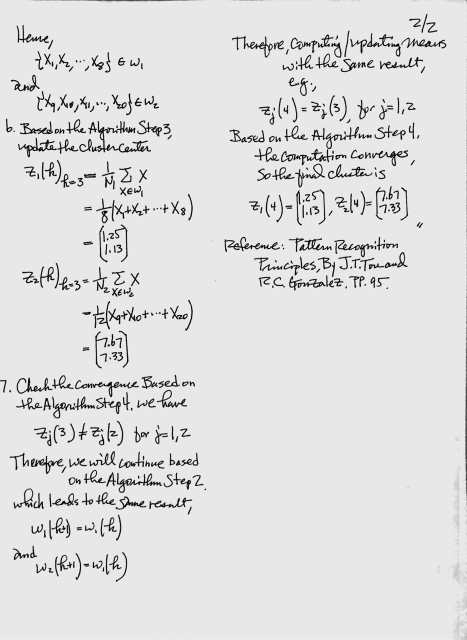
//> input picture deep-learning-2020S/20-2021S-9b-#2018S-109-Kmean-example2.jpg, 933 x 1280 px, given in place of the camera (shown at 1/2 size)
$ ./9-2019S-localization_contours_2019   (built with g++ and OpenCV 4)
//> lines starting //> are read from the running program, lines starting //| are printed output that depends on the picture; after the words box and inside, x2 and y2 are one past the last pixel; in counts of white or black regions, pixels touching at a corner belong together
/*-----------------------------------------------------*
 * Program: contours_2019.cpp;           *
 * Date:    March. 2019;                                *
 * Purpose: Hand wriiten digits localization                  *
 * This program is based on and inspired from
 *  the professor's HL's class repository   *
 *-----------------------------------------------------*/

#include <iostream>
#include <fstream>
#include <string>
#include <unistd.h>
#include <math.h>
#include "opencv2/opencv_modules.hpp"
#include "opencv2/highgui/highgui.hpp"
#include "opencv2/imgproc.hpp"

using namespace std;
using namespace cv;

RNG rng(2345);
int main( int, char** argv )
{
  VideoCapture cap(0);

  while(1)
  {


  Mat frame, frame_gray, frame_blur;
	Mat frame_down, frame_tmp, frame_canny;

  cap >> frame;
//> frame is the input picture: 1280 rows x 933 cols, CV_8UC3; min 0, max 255, mean 222.1
	//frame = imread( argv[1], IMREAD_COLOR);

	if (!frame.data)
	{
	printf("No image data \n");
	return -1;
	}
  namedWindow("Display original Image", WINDOW_NORMAL);
  imshow("Display original Image", frame);
  frame_tmp = frame;

	pyrDown( frame_tmp, frame_down, Size( frame_tmp.cols/2, frame_tmp.rows/2 ) );//  to 1/4
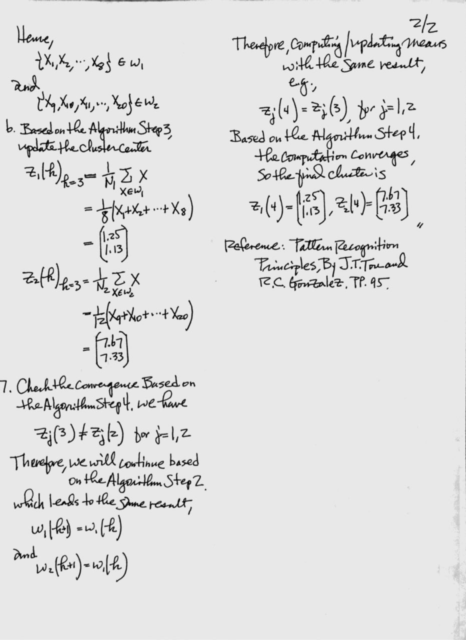
//> frame_down: 640 rows x 466 cols, CV_8UC3; min 7, max 235, mean 222.2

	GaussianBlur( frame_down, frame_blur, Size( 5, 5 ), 10.0, 10.0 );
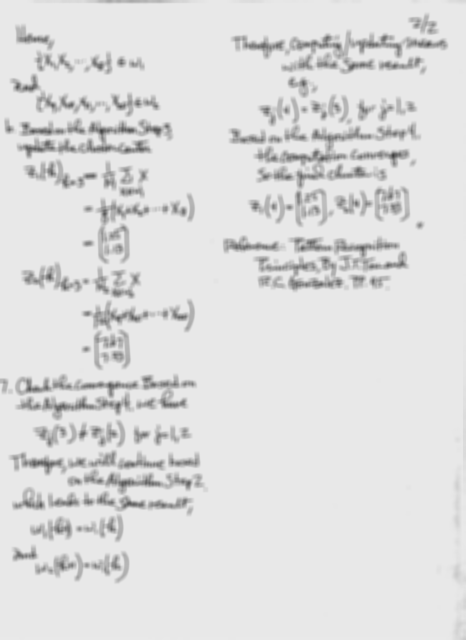
//> frame_blur: 640 rows x 466 cols, CV_8UC3; min 62, max 233, mean 222.2

	Mat frame_binary, frame_blur_gray;
	cvtColor(frame_blur, frame_blur_gray, cv::COLOR_BGR2GRAY);

  cv::Scalar mean,stddev; //0:1st channel, 1:2nd channel and 2:3rd channel
  meanStdDev(frame_blur_gray,mean,stddev,cv::Mat());
//> mean = Scalar(222.2); stddev = Scalar(22.94)

  threshold( frame_blur_gray, frame_binary, mean.val[0] - 0.5*stddev.val[0], 255, 0 );
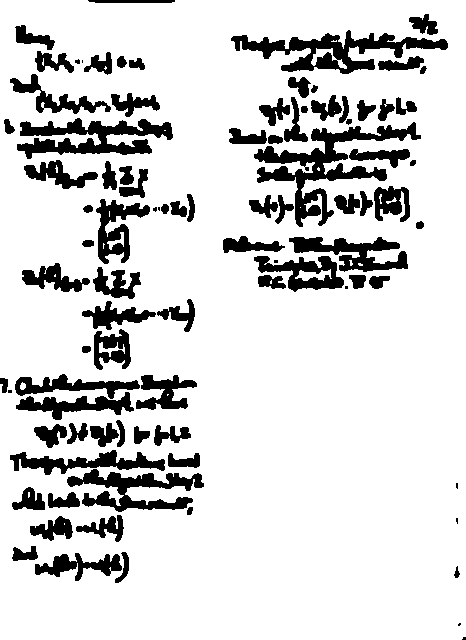
//> frame_binary: 640 rows x 466 cols, CV_8UC1; 84.2% white; 91 black regions (11 under 20 px)

	vector<vector<Point> > contours_TREE, contours_CCOMP ;
	vector<Vec4i> hierarchy_TREE, hierarchy_CCOMP;

	findContours( frame_binary, contours_TREE, hierarchy_TREE,
                RETR_TREE, CHAIN_APPROX_SIMPLE, Point(0, 0) );
//> contours_TREE = 114 contours, 27 with area under 20; largest, box (x1, y1, x2, y2) and area: (0, 0, 466, 640) 296771, (253, 121, 422, 228) 4973, (230, 29, 449, 75) 4116, (16, 117, 174, 160) 3542, (66, 468, 205, 513) 2841

	findContours( frame_binary, contours_CCOMP, hierarchy_CCOMP,
                  RETR_CCOMP, CHAIN_APPROX_SIMPLE, Point(0, 0) );
//> contours_CCOMP has the same summary as contours_TREE

	Mat drawing_TREE = Mat::zeros( frame_binary.size(), CV_8UC3 );
    vector<Rect> boundRect( contours_TREE.size() );
    for( size_t i = 0; i < contours_TREE.size(); i++ )
    {

      boundRect[i] = boundingRect( contours_TREE[i] );

    }
//> this loop made 114 passes
//> after the loop, boundRect = 114 Rects (x, y, width, height), first 8: [0, 0, 466, 640], [457, 622, 5, 5], [453, 565, 8, 14], [34, 552, 89, 30], [114, 551, 16, 33], [11, 545, 28, 17], [455, 517, 4, 8], [29, 515, 45, 27]
  	for( int i = 0; i< contours_TREE.size(); i++ )
     	{
       		Scalar color = Scalar( rng.uniform(100, 255),
                                       rng.uniform(100,255), rng.uniform(100,255) );
       		drawContours( drawing_TREE, contours_TREE, i, color, 2, 8,
                                       hierarchy_TREE, 0, Point() );
          rectangle( drawing_TREE, boundRect[i].tl(), boundRect[i].br(), color, 2 );
     	}
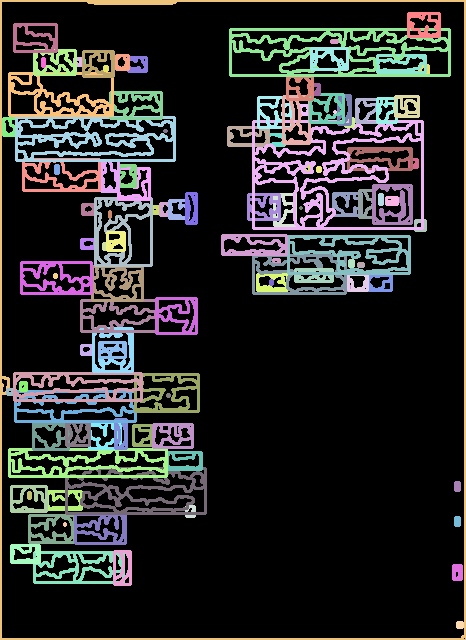
//> drawing_TREE: 640 rows x 466 cols, CV_8UC3; mean B, G, R 40, 40.8, 40.5

	namedWindow("ROI using Trees", WINDOW_NORMAL);
	imshow("ROI using Trees", drawing_TREE);

	Mat drawing_CCOMP = Mat::zeros( frame_binary.size(), CV_8UC3 );

  	for( int i = 0; i< contours_CCOMP.size(); i++ )
     	{
       		Scalar color = Scalar( rng.uniform(200, 255),
                                       rng.uniform(200,255), rng.uniform(200,255) );
       		drawContours( drawing_CCOMP, contours_CCOMP, i, color, 2, 8,
                                       hierarchy_CCOMP, 0, Point() );
     	}
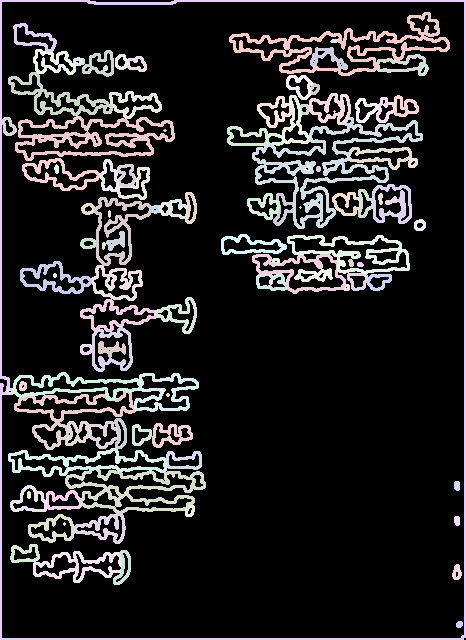
//> drawing_CCOMP: 640 rows x 466 cols, CV_8UC3; mean B, G, R 36.5, 35.5, 36.7

    	int idx = 0, largestComp = 0, smallestComp = 0;
    	double maxArea = 0, minArea = 10000;

    	for( ; idx >= 0; idx = hierarchy_CCOMP[idx][0] )
    	{
        const vector<Point>& c = contours_CCOMP[idx];
        double area = fabs(contourArea(Mat(c)));
        if( area > maxArea )
        {
            maxArea = area;
            largestComp = idx;
        }
    	}
//> this loop made 25 passes
//> (area, maxArea) on passes 4, 5, 8, 25: (26.5, 26.5), (87, 87), (189, 189), (296771, 296771)
//> area on passes 12, 23: 76, 168.5
//> after the loop, idx = -1; maxArea = 296771; largestComp = 24

    	Scalar color( 0, 0, 255 );

	Mat drawing_CCOMP_processed = Mat::zeros( frame_binary.size(), CV_8UC3 );
    	drawContours( drawing_CCOMP_processed, contours_CCOMP,
			largestComp, color, FILLED, LINE_8, hierarchy_CCOMP );
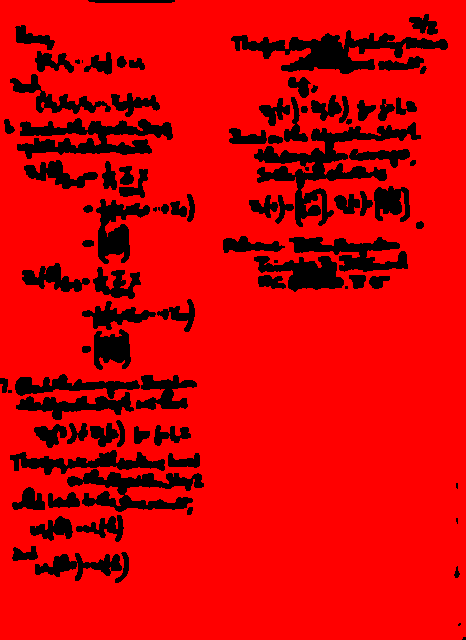
//> drawing_CCOMP_processed: 640 rows x 466 cols, CV_8UC3; mean B, G, R 0, 0, 213.9

   for( size_t i = 0; i < contours_CCOMP.size(); i++ )
    {

        boundRect[i] = boundingRect( contours_CCOMP[i] );

    }
//> after the loop, boundRect = 114 Rects (x, y, width, height), first 8: [64, 523, 1, 2], [28, 492, 2, 6], [167, 394, 2, 2], [20, 382, 6, 8], [99, 342, 26, 15], [270, 280, 2, 4], [54, 274, 2, 3], [295, 269, 37, 12]
    for( int i = 0; i< contours_CCOMP.size(); i++ )
      {
          Scalar color = Scalar( rng.uniform(100, 255),
                                       rng.uniform(100,255), rng.uniform(100,255) );

          rectangle( drawing_CCOMP_processed, boundRect[i].tl(), boundRect[i].br(), color, 2 );
      }
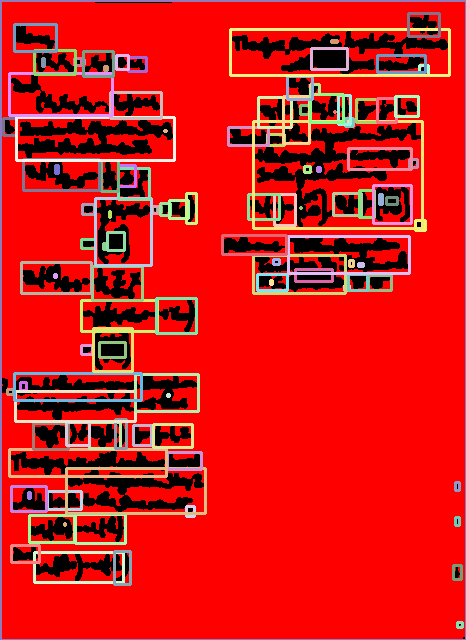
//> drawing_CCOMP_processed: 640 rows x 466 cols, CV_8UC3; 11.44% of pixels changed, all inside (x1, y1, x2, y2) = (0, 0, 466, 640)
  namedWindow("Processed_digits", WINDOW_NORMAL);
  imshow("Processed_digits ", drawing_CCOMP_processed);
  char c = (char)waitKey(1);
//> the Esc key is pressed
    if( c == 27 )
      break;
 }

	return 0;
}
